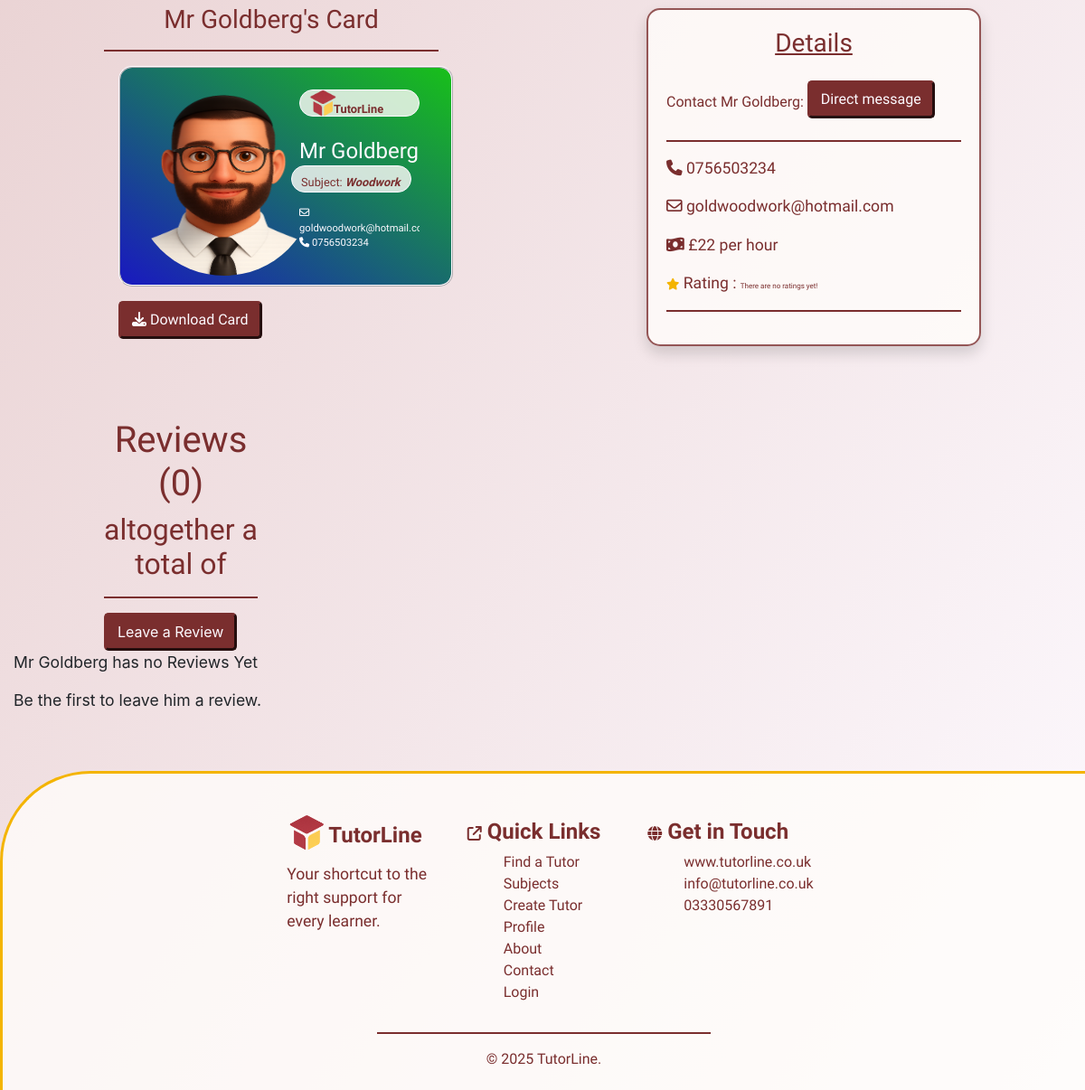
The page /tutors/4 (lower part) on the database as committed earlier.
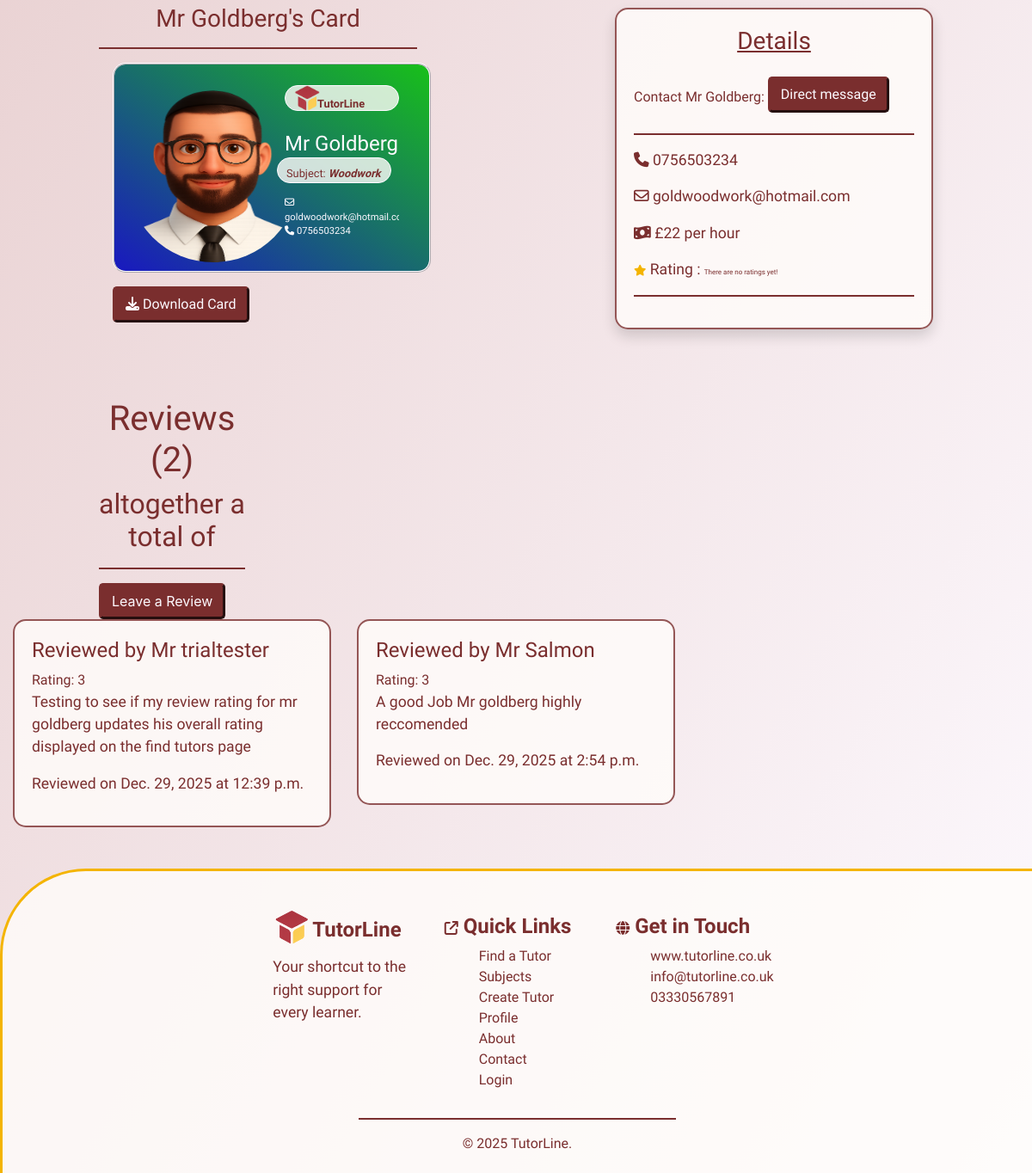
The same page on the database as committed later.
### tutors/models.py (models this page shows, shortened)
class Tutors(models.Model):
    class Meta:
        verbose_name_plural = "Tutors"
    name = models.CharField(max_length=254)
    location = models.ForeignKey('Location', null=True, blank=True,
                                 on_delete=models.SET_NULL)
    category = models.ForeignKey('Category', null=True, blank=True,
                                 on_delete=models.SET_NULL)
    date_added = models.DateField(auto_now=True)
    subject = models.CharField(max_length=254)
    price = models.IntegerField()
    active = models.BooleanField(default=True)
    description = models.TextField()
    email = models.EmailField()
    phone = models.CharField(max_length=14)
    rating = models.IntegerField(default=0)
    image = models.ImageField(blank=True, null=True)
    is_male = models.BooleanField()
    color_1 = models.IntegerField(default=rand)
    color_2 = models.IntegerField(default=rand)
    color_3 = models.IntegerField(default=rand)

class Reviews(models.Model):
    class Meta:
        verbose_name_plural = "Reveiws"
    name = models.CharField(max_length=254)
    tutor = models.ForeignKey('Tutors', related_name='reviews',
                                on_delete=models.CASCADE)
    rating = models.IntegerField(default=0)
    review = models.TextField(blank=True, null=True)
    date = models.DateField(auto_now=True)
    time = models.TimeField(auto_now=True)

### tutors/views.py (the view)
# urls.py: path('<int:tutor_id>', views.tutor_details, name='tutor_details'),
def tutor_details(request, tutor_id):
    tutor = get_object_or_404(Tutors, pk=tutor_id)
    reviews = Reviews.objects.filter(tutor=tutor)
    template = 'tutors/tutor-details.html'
    context = {
        'tutor': tutor,
        'reviews': reviews,
        }
    return render(request, template, context)

### tutors/templates/tutors/tutor-details.html (shortened to what the changed rows need)
{% extends "base.html" %}
{% load static %}
{% block extracss%}
<link rel="stylesheet" href="{% static 'css/tutors.css' %}">
<link rel="stylesheet" href="{% static 'css/tutor-details.css' %}">
{% endblock %}
{% block content %}
<section>
    <div class="container-fluid">
        <div class="row">
            <div class="col-4">
                <h3 class="mt-3">{{ tutor.name }}'s Card</h3>
                <hr>
                <div class="row image-box mx-3"
                    style="background-image: linear-gradient(to bottom left, rgb({{ tutor.color_1 }}, {{ tutor.color_2 }}, {{ tutor.color_3 }}), rgb({{ tutor.color_3 }}, {{ tutor.color_1 }}, {{ tutor.color_2 }}))">
                    <div class="col-6">
                    </div>
                    <div class="col-6 mt-1">
                        <h4 class="card-logo">
                            <img src="/media/logo.png" alt="logo" class="card-logo-image">
                            <span class="logo-text"><strong>TutorLine</strong></span>
                        </h4>
                        <h4 class="mt-4">{{ tutor.name }}</h4>
                        <h5 class="card-logo logo-text">Subject: <strong><em>{{ tutor.subject }}</em></strong></h5>
                        <div class="b-c-email"><i class="fa-regular fa-envelope"></i> {{ tutor.email }}</div>
                        <div class="b-c-email"><i class="fa-solid fa-phone"></i> {{ tutor.phone }}</div>
                    </div>
                </div>
                <button id="download-card" class="btn btn-btn mt-3 mx-3">
                    <i class="fa-solid fa-download"></i> Download Card
                </button>
            </div>
            <div class="col-4">
                <div class="details shadow">
                    <h3 class="mb-4"><u>Details</u></h3>
                    <span>Contact {{ tutor.name }}: </span><button class="btn btn-btn mb-2"><a href="">Direct message</a></button>
                    <hr>
                    <p><i class="fa-solid fa-phone"></i><a href="tel:{{ tutor.phone }}"> {{ tutor.phone }}</a></p>
                    <p><i class="fa-regular fa-envelope"></i> <a href="mailto:{{ tutor.email }}">{{ tutor.email }}</a></p>
                    <p><i class="fa-solid fa-money-bill-wave"></i> £{{ tutor.price }} per hour</p>
                    <p>
                        <i class="fa-solid fa-star stars"></i> Rating : {% if tutor.rating == 0 %} <span class="no-rating">There are no ratings yet!</span>{% else %}{{ tutor.rating }}{% endif %}
                    </p>
                    <hr>
                </div>
            </div>
        </div>
    </div>
</section>
<section>
    <div class="container-fluid">
        <div class="row">
            <div class="col-2">
                <h1>Reviews ({{ reviews.count }})</h1>
                <h2> altogether a total of{{ total }}</h2>
                <hr>
                <button class="btn btn-btn"><a href="{% url 'review_tutor' tutor.id %}">Leave a Review</a></button>
            </div>
        </div>
        <div class="row">
        {% if reviews %}
            {% for review in reviews %}
            <div class="col-4">
                <div class="review-box">
                    <h4>Reviewed by {{ review.name }}</h4>
                    <div>Rating: {{ review.rating }}</div>
                    <p>{{ review.review }}</p>
                    <p>Reviewed on {{ review.date }} at {{ review.time }}</p>
                </div>
            </div>
            {% endfor%}
        {% else %}
            <div class="col-4">
                <p>{{ tutor.name }} has no Reviews Yet</p>
                <p>Be the first to leave {% if tutor.is_male == True%} him{% else %}her{% endif %} a review.</p>
            </div>
        {% endif %}
        </div>
    </div>
</section>
{% endblock %}

Rows that differ between the two databases and show on the page:
shown differently, row unchanged: Tutors "Mr Goldberg": name "Mr Goldberg" → (not shown)
added Reviews: name "Mr trialtester", rating "3", review "Testing to see if my review rating for mr goldberg updates his overall rating displayed on the find tutors page", date "Dec. 29, 2025", time "12:39 p.m."
added Reviews: name "Mr Salmon", rating "3", review "A good Job Mr goldberg highly reccomended", date "Dec. 29, 2025", time "2:54 p.m."
Other text that changed with them:
{{ reviews.count }}: "0" → "2"
text no longer shown: "has no Reviews Yet Be the first to leave him a review."
